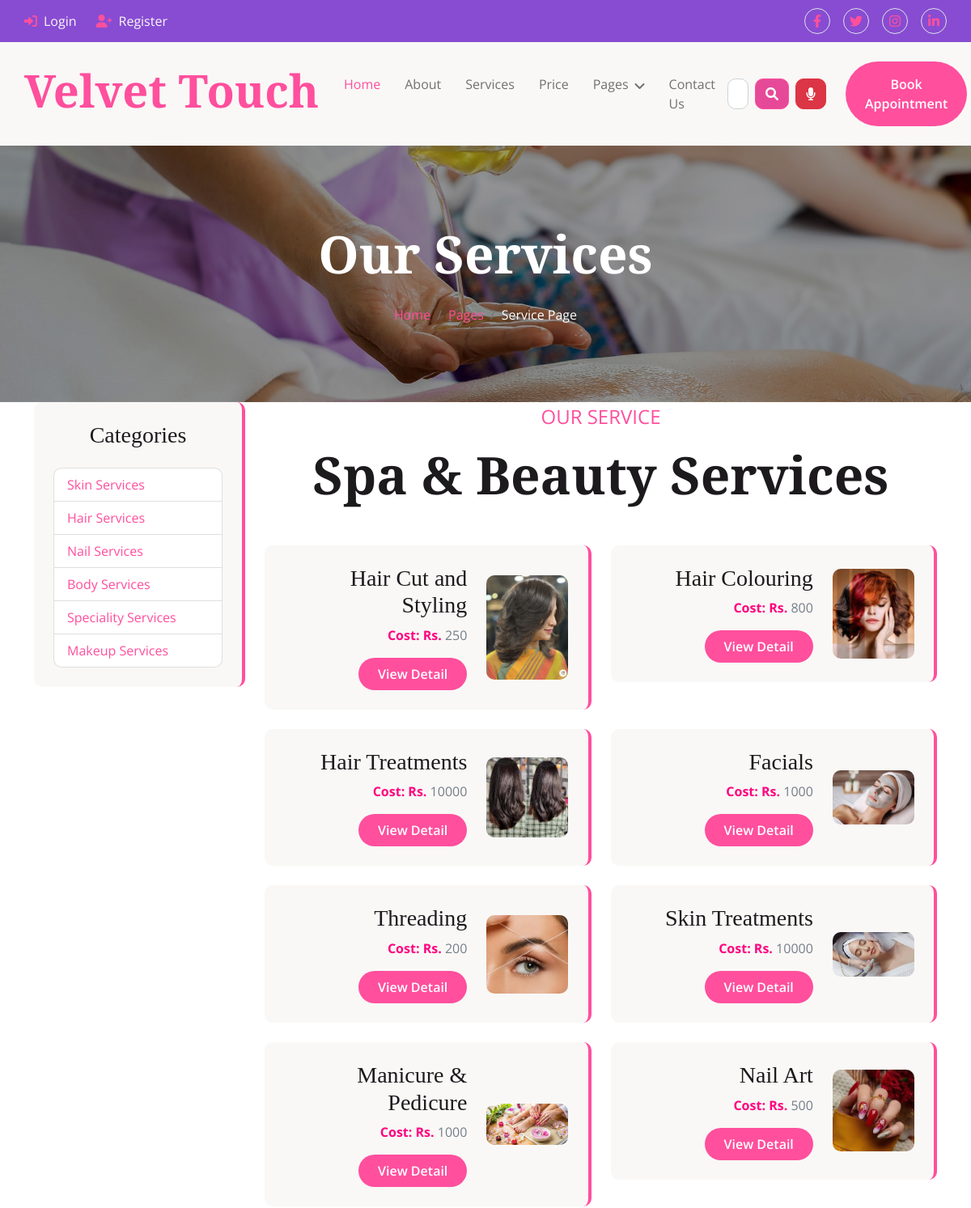
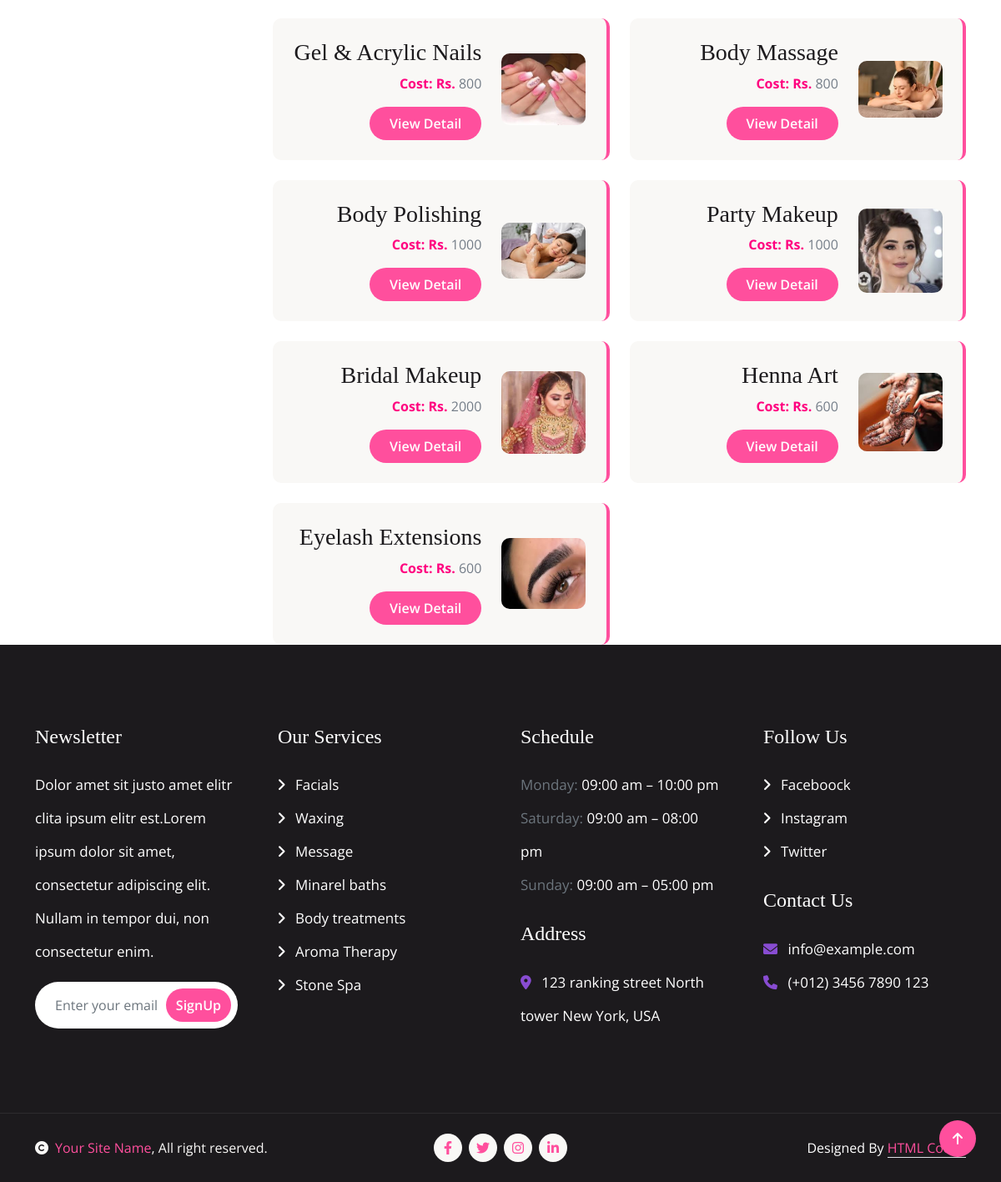
The app's page /service/ with its own data (2 pictures, top to bottom).
### saloon/models.py (models this page shows, shortened)
class Category(models.Model):
    category_name = models.CharField(max_length=100, unique=True)

class Service(models.Model):
    name = models.CharField(max_length=100, null=True)
    description = models.CharField(max_length=800, null=True)
    cost = models.IntegerField(null=True)
    duration = models.IntegerField(default=60, help_text="Duration in minutes")
    image = models.FileField(upload_to="saloon_gallery")
    category = models.ForeignKey(Category, on_delete=models.CASCADE, related_name="services", null=True)
    def get_average_rating(self):
        reviews = self.reviews.all()
        if reviews:
            return sum(review.rating for review in reviews) / len(reviews)
        return 0
    def get_review_count(self):
        return self.reviews.count()

### saloon/views.py (the view)
# urls.py: path('service/', views.service, name='service'),
def service(request, category_id=None):
    if category_id:
        category = get_object_or_404(Category, id=category_id)
        services = Service.objects.filter(category=category)
    else:
        services = Service.objects.all()
    for service in services:
        service.avg_rating = service.get_average_rating()
        service.review_count = service.get_review_count()
    categories = Category.objects.all()
    return render(request, 'saloon/service.html', {
        'services': services,
        'categories': categories
    })

### templates/saloon/service.html
{% extends 'partials/base.html' %}
{% load static %}
{% block content %}
<div class="container-fluid bg-breadcrumb py-5">
    <div class="container text-center py-5">
        <h3 class="text-white display-3 mb-4">Our Services</h3>
        <ol class="breadcrumb justify-content-center mb-0">
            <li class="breadcrumb-item"><a href="{% url 'saloon:index' %}">Home</a></li>
            <li class="breadcrumb-item"><a href="#">Pages</a></li>
            <li class="breadcrumb-item active text-white">Service Page</li>
        </ol>
    </div>
</div>
<div class="container">
    <div class="row">
        <div class="col-lg-3">
            <div class="bg-light border-4 border-end border-primary rounded p-4">
                <h3 class="text-center mb-4">Categories</h3>
                <ul class="list-group">
                    {% for category in categories %}
                    <li class="list-group-item">
                        <a href="{% url 'saloon:service_by_category' category.id %}">{{ category.category_name }}</a>
                    </li>
                    {% endfor %}
                </ul>
            </div>
        </div>
        <div class="col-lg-9">
            <div class="mx-auto text-center mb-5" style="max-width: 800px;">
                <p class="fs-4 text-uppercase text-center text-primary">Our Service</p>
                <h1 class="display-3">Spa & Beauty Services</h1>
            </div>
            <div class="row g-4">
                {% for service in services %}
                <div class="col-lg-6">
                    <div class="services-item bg-light border-4 border-end border-primary rounded p-4">
                        <div class="row align-items-center">
                            <div class="col-8">
                                <div class="services-content text-end">
                                    <h3>{{ service.name }}</h3>
                                    <p><b style="color: #FF007F;">Cost: Rs.</b> {{ service.cost }}</p>
                                    <a href="{% url 'saloon:service_detail' service.id %}"class="btn btn-primary btn-primary-outline-0 rounded-pill py-2 px-4">View Detail</a>
                                </div>
                            </div>
                            <div class="col-4">
                                <div class="services-img d-flex align-items-center justify-content-center rounded">
                                    <img src="{{ service.image.url }}" class="img-fluid rounded" alt="">
                                </div>
                            </div>
                        </div>
                    </div>
                </div>
                {% endfor %}
            </div>
        </div>
    </div>
</div>
{% endblock %}

### templates/partials/base.html (shortened to what this page needs)
{% load static %}
<!DOCTYPE html>
<html lang="en">
    <head>
        <link rel="stylesheet" href="https://use.fontawesome.com/releases/v5.15.4/css/all.css"/>
        <link href="https://cdn.jsdelivr.net/npm/bootstrap-icons@1.4.1/font/bootstrap-icons.css" rel="stylesheet">
        <link href="{% static 'lib/animate/animate.min.css' %}" rel="stylesheet">
        <link href="{% static 'lib/lightbox/css/lightbox.min.css' %}" rel="stylesheet">
        <link href="{% static 'lib/owlcarousel/assets/owl.carousel.min.css' %}" rel="stylesheet">
        <link href="{% static 'css/bootstrap.min.css' %}" rel="stylesheet">
        <link href="{% static 'css/style.css' %}" rel="stylesheet">
    </head>
    <body>
        <div class="container-fluid sticky-top px-0">
            <div class="container-fluid topbar d-none d-lg-block">
                <div class="container px-0">
                    <div class="row align-items-center">
                        <div class="col-lg-8">
                            <div class="d-flex flex-wrap">
                               {% if user.is_authenticated %}
                                <span class="me-4 text-light">
                                    <i class="fas fa-user text-primary me-2"></i>
                                    {% if user.is_staff %}
                                        Admin: {{ user.username }}
                                    {% else %}
                                        {{ user.username }}
                                    {% endif %}
                                </span>
                                    <a href="{% url 'user_dashboard:dashboard' %}" class="me-4 text-light">
                                        <i class="fas fa-user-circle text-primary me-2"></i>Dashboard
                                    </a>
                                    <a href="{% url 'userauths:sign-out' %}" class="me-4 text-light">
                                        <i class="fas fa-sign-out-alt text-primary me-2"></i>Sign Out
                                    </a>
                                {% else %}
                                    <a href="{% url 'userauths:sign-in' %}" class="me-4 text-light">
                                        <i class="fas fa-sign-in-alt text-primary me-2"></i>Login
                                    </a>
                                    <a href="{% url 'userauths:sign-up' %}" class="me-4 text-light">
                                        <i class="fas fa-user-plus text-primary me-2"></i>Register
                                    </a>
                                {% endif %}
                            </div>
                        </div>
                        <div class="col-lg-4">
                            <div class="d-flex align-items-center justify-content-end">
                                <a href="#" class="me-3 btn-square border rounded-circle nav-fill"><i class="fab fa-facebook-f"></i></a>
                                <a href="#" class="me-3 btn-square border rounded-circle nav-fill"><i class="fab fa-twitter"></i></a>
                                <a href="#" class="me-3 btn-square border rounded-circle nav-fill"><i class="fab fa-instagram"></i></a>
                                <a href="#" class="btn-square border rounded-circle nav-fill"><i class="fab fa-linkedin-in"></i></a>
                            </div>
                        </div>
                    </div>
                </div>
            </div>
            <div class="container-fluid bg-light">
                <div class="container px-0">
                    <nav class="navbar navbar-light navbar-expand-xl">
                        <a href="{% url 'saloon:index' %}" class="navbar-brand">
                            <h1 class="text-primary display-4">Velvet Touch</h1>
                        </a>
                        <div class="collapse navbar-collapse bg-light py-3" id="navbarCollapse">
                            <div class="navbar-nav mx-auto border-top">
                                <a href="{% url 'saloon:index' %}" class="nav-item nav-link active">Home</a>
                                <a href="{% url 'saloon:about' %}" class="nav-item nav-link">About</a>
                                <a href="{% url 'saloon:service' %}" class="nav-item nav-link">Services</a>
                                <a href="{% url 'saloon:price' %}" class="nav-item nav-link">Price</a>
                                <div class="nav-item dropdown">
                                    <a href="#" class="nav-link dropdown-toggle" data-bs-toggle="dropdown">Pages</a>
                                </div>
                                <a href="{% url 'saloon:contact' %}" class="nav-item nav-link">Contact Us</a>
                            </div>
                            <div class="d-flex align-items-center flex-nowrap pt-xl-0">
                                <link rel="stylesheet" href="https://cdnjs.cloudflare.com/ajax/libs/font-awesome/6.0.0-beta3/css/all.min.css">
                                <form id="searchForm" method="POST" action="{% url 'saloon:search_service' %}" class="d-flex align-items-center">
                                    <input type="text" id="search_query" name="search_query" class="form-control me-2"
                                           placeholder="Search for a service..." required style="max-width: 250px;">
                                    <button class="btn btn-primary me-2" style="background-color: #e64997; color: white;" type="submit">
                                        <i class="fas fa-search"></i>
                                    </button>
                                    <button type="button" class="btn btn-danger" onclick="startVoiceSearch()">
                                        <i class="fas fa-microphone"></i>
                                    </button>
                                </form>
                            </div>
                                <a href="{% url 'saloon:appointment' %}" class="btn btn-primary btn-primary-outline-0 rounded-pill py-3 px-4 ms-4">Book Appointment</a>
                            </div>
                        </div>
                </div>
            </div>
        {% block content %}
        {% endblock content %}
 <div class="container-fluid footer py-5">
    <div class="container py-5">
        <div class="row g-5">
            <div class="col-md-6 col-lg-6 col-xl-3">
                <div class="footer-item">
                    <h4 class="mb-4 text-white">Newsletter</h4>
                    <p class="text-white">Dolor amet sit justo amet elitr clita ipsum elitr est.Lorem ipsum dolor sit amet, consectetur adipiscing elit. Nullam in tempor dui, non consectetur enim.</p>
                    <div class="position-relative mx-auto rounded-pill">
                        <input class="form-control rounded-pill border-0 w-100 py-3 ps-4 pe-5" type="text" placeholder="Enter your email">
                        <button type="button" class="btn btn-primary btn-primary-outline-0 rounded-pill position-absolute top-0 end-0 py-2 mt-2 me-2">SignUp</button>
                    </div>
                </div>
            </div>
            <div class="col-md-6 col-lg-6 col-xl-3">
                <div class="footer-item d-flex flex-column">
                    <h4 class="mb-4 text-white">Our Services</h4>
                    <a href=""><i class="fas fa-angle-right me-2"></i> Facials</a>
                    <a href=""><i class="fas fa-angle-right me-2"></i> Waxing</a>
                    <a href=""><i class="fas fa-angle-right me-2"></i> Message</a>
                    <a href=""><i class="fas fa-angle-right me-2"></i> Minarel baths</a>
                    <a href=""><i class="fas fa-angle-right me-2"></i> Body treatments</a>
                    <a href=""><i class="fas fa-angle-right me-2"></i> Aroma Therapy</a>
                    <a href=""><i class="fas fa-angle-right me-2"></i> Stone Spa</a>
                </div>
            </div>
            <div class="col-md-6 col-lg-6 col-xl-3">
                <div class="footer-item d-flex flex-column">
                    <h4 class="mb-4 text-white">Schedule</h4>
                    <p class="text-muted mb-0">Monday: <span class="text-white"> 09:00 am – 10:00 pm</span></p>
                    <p class="text-muted mb-0">Saturday: <span class="text-white"> 09:00 am – 08:00 pm</span></p>
                    <p class="text-muted mb-0">Sunday: <span class="text-white"> 09:00 am – 05:00 pm</span></p>
                    <h4 class="my-4 text-white">Address</h4>
                    <p class="mb-0"><i class="fas fa-map-marker-alt text-secondary me-2"></i> 123 ranking street North tower New York, USA</p>
                </div>
            </div>
            <div class="col-md-6 col-lg-6 col-xl-3">
                <div class="footer-item d-flex flex-column">
                    <h4 class="mb-4 text-white">Follow Us</h4>
                    <a href=""><i class="fas fa-angle-right me-2"></i> Faceboock</a>
                    <a href=""><i class="fas fa-angle-right me-2"></i> Instagram</a>
                    <a href=""><i class="fas fa-angle-right me-2"></i> Twitter</a>
                    <h4 class="my-4 text-white">Contact Us</h4>
                    <p class="mb-0"><i class="fas fa-envelope text-secondary me-2"></i> info@example.com</p>
                    <p class="mb-0"><i class="fas fa-phone text-secondary me-2"></i> (+012) 3456 7890 123</p>
                </div>
            </div>
        </div>
    </div>
</div>
<div class="container-fluid copyright py-4">
    <div class="container">
        <div class="row g-4 align-items-center">
            <div class="col-md-4 text-center text-md-start mb-md-0">
                <span class="text-light"><a href="#"><i class="fas fa-copyright text-light me-2"></i>Your Site Name</a>, All right reserved.</span>
            </div>
            <div class="col-md-4">
                <div class="d-flex justify-content-center">
                    <a href="" class="btn btn-light btn-light-outline-0 btn-sm-square rounded-circle me-2"><i class="fab fa-facebook-f"></i></a>
                    <a href="" class="btn btn-light btn-light-outline-0 btn-sm-square rounded-circle me-2"><i class="fab fa-twitter"></i></a>
                    <a href="" class="btn btn-light btn-light-outline-0 btn-sm-square rounded-circle me-2"><i class="fab fa-instagram"></i></a>
                    <a href="" class="btn btn-light btn-light-outline-0 btn-sm-square rounded-circle me-0"><i class="fab fa-linkedin-in"></i></a>
                </div>
            </div>
            <div class="col-md-4 text-center text-md-end text-white">
                Designed By <a class="border-bottom" href="https://htmlcodex.com">HTML Codex</a>
            </div>
        </div>
    </div>
</div>
<a href="#" class="btn btn-primary btn-primary-outline-0 btn-md-square rounded-circle back-to-top"><i class="fa fa-arrow-up"></i></a>
</body>
</html>

### records on screen
Category: category_name "Skin Services"
Category: category_name "Hair Services"
Category: category_name "Nail Services"
Category: category_name "Body Services"
Category: category_name "Speciality Services"
Category: category_name "Makeup Services"
Service: name "Hair Cut and Styling", cost "250", image (picture)
Service: name "Hair Colouring", cost "800", image (picture)
Service: name "Hair Treatments", cost "10000", image (picture)
Service: name "Facials", cost "1000", image (picture)
Service: name "Threading", cost "200", image (picture)
Service: name "Skin Treatments", cost "10000", image (picture)
Service: name "Manicure & Pedicure", cost "1000", image (picture)
Service: name "Nail Art", cost "500", image (picture)
Service: name "Gel & Acrylic Nails", cost "800", image (picture)
Service: name "Body Massage", cost "800", image (picture)
Service: name "Body Polishing", cost "1000", image (picture)
Service: name "Party Makeup", cost "1000", image (picture)
Service: name "Bridal Makeup", cost "2000", image (picture)
Service: name "Henna Art", cost "600", image (picture)
Service: name "Eyelash Extensions", cost "600", image (picture)
